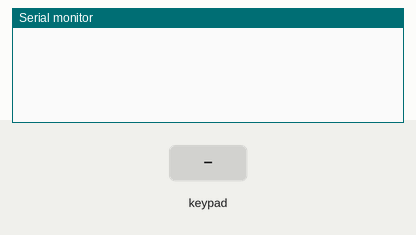
Recording of a sketch running on a simulated Arduino Uno, built with avr-gcc and run on an emulated ATmega328P. On the bench: the last lines printed to the serial monitor. Inputs (shaded band) come from the test bench.

Above: at 1.2 s.
1.3 s: key '-' pressed
At 2.3 s:
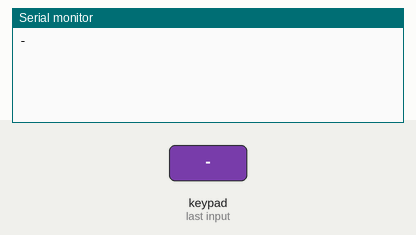
2.8 s: key 'X' pressed
At 3.5 s:
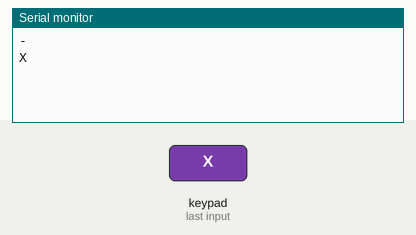
4.3 s: key 'B' pressed
At 4.7 s:
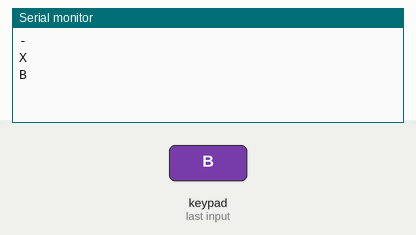
5.8 s: key 'P' pressed
At 7.0 s:
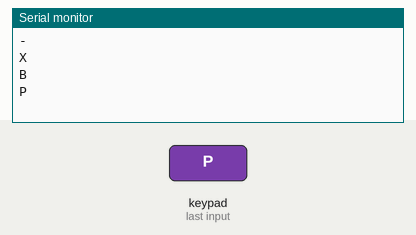
7.3 s: key 'N' pressed
At 8.0 s:
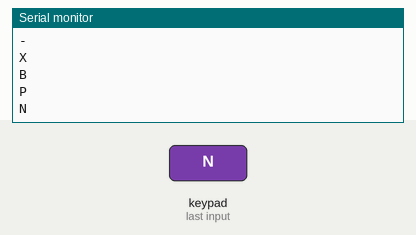

The sketch:

Keypad_Reader.ino
```cpp
/*
 Name:		Keypad_Reader.ino
 Created:	1/2/2017 10:12:38 PM
 Author:	Rojait00
*/

#include <Keypad.h>

const byte ROWS = 2; //four rows
const byte COLS = 3; //three columns
char keys[ROWS][COLS] = {
	{ '-','X','+' },
	{ 'B','P','N' }
};
byte rowPins[ROWS] = { 6,10 }; //connect to the row pinouts of the keypad
byte colPins[COLS] = { 9,8,7 }; //connect to the column pinouts of the keypad

Keypad keypad = Keypad(makeKeymap(keys), rowPins, colPins, ROWS, COLS);

void setup() {
	Serial.begin(9600);
	//Serial1.begin(9600);
}

void loop() {
	char key = keypad.getKey();

	if (key) {
		Serial.println(key);
		//    Serial1.println(key);
	}
}
```

Measured:
- after the input at 1.3 s, the serial monitor: prints a new line at once (image 1)
- after the input at 2.8 s, the serial monitor: prints a new line at once (image 2)
- after the input at 4.3 s, the serial monitor: prints a new line at once (image 3)
- after the input at 5.8 s, the serial monitor: prints a new line at once (image 4)
- after the input at 7.3 s, the serial monitor: prints a new line at once (image 5)
